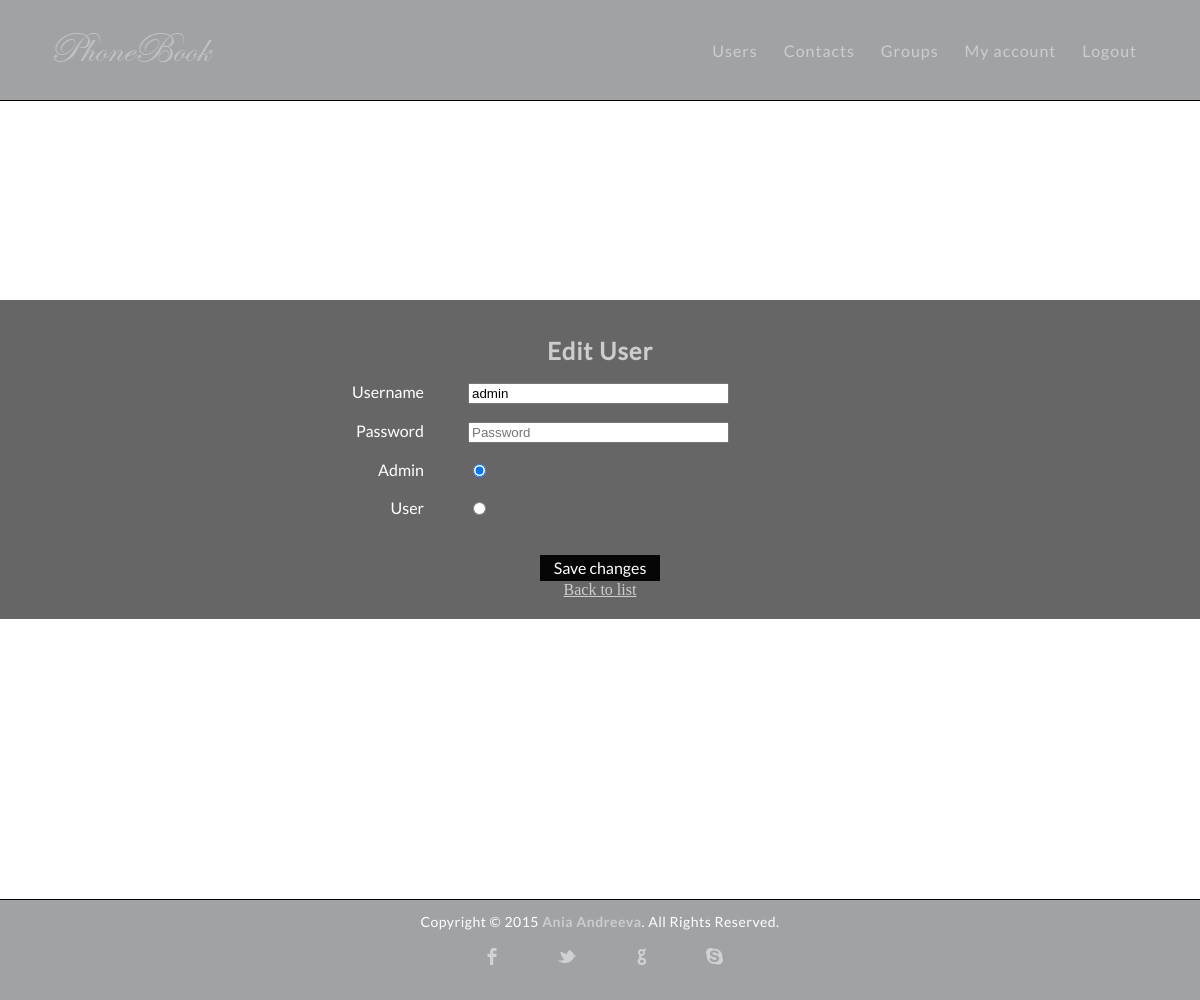
Page /edit_user.php?id=1 (signed in) on the committed database.
### tables this page shows
CREATE TABLE `users` (
  `id` int(11) NOT NULL,
  `is_admin` tinyint(1) NOT NULL,
  `username` varchar(150) NOT NULL,
  `password` varchar(150) NOT NULL
);

### repositories/users_repository.php (called while the page is built, shortened)
<?php
require_once 'models/user.php';
class UsersRepository
{
	private $connection;
	public function __construct()
	{
		$url='localhost';
		$dbUsername='root';
		$dbPass='';
		$dbName='phonebook';
		$this->connection = new mysqli($url, $dbUsername, $dbPass, $dbName);
		mysqli_set_charset($this->connection, 'utf8');
	}
	function getById($id){
		$users = $this->getAll();
		foreach ($users as $u) {
			if ($u->getId()==$id) {
				return $u;
			}
		}
		return null;
	}
	function getAll(){
		$result =$this->connection->query("SELECT * FROM `users` ORDER BY id");
		$users= array();
		while($row = $result->fetch_assoc()){
			$user= new User();
			$user-> setId($row["id"]);
			$user->setUsername($row["username"]);
			$user->setPassword($row["password"]);
			$user->setIsAdmin($row["is_admin"]);
			array_push($users, $user);
		}
		return $users;
	}
}

### models/user.php (called while the page is built, shortened)
<?php
class User
{
	private $id;
	private $username;
	private $is_admin;
	public function getId(){
		return $this->id;
	}
	public function getUsername(){
		return $this->username;
	}
	public function getIsAdmin()
	{
		return $this->is_admin;
	}
	public function setId($id){
		$this->id=$id;
	}
	public function setUsername($username){
		$this->username=$username;
	}
	public function setIsAdmin($is_admin)
	{
		$this->is_admin = $is_admin;
	}
}

### edit_user.php (the view, shortened to what this page needs)
<?php
require_once '/shared/header.php';
require_once '/repositories/users_repository.php';
    $usersRep= new UsersRepository();
    $user=$usersRep->getById($_GET['id']);
    if ($_SERVER['REQUEST_METHOD']==='POST'):
        $username = htmlspecialchars(trim($_POST['username']));
        $password = htmlspecialchars(trim($_POST['password']));
        $isAdmin = intval($_POST['is_admin']);
        if (empty($username)) {
            $_SESSION["error"] = "Username is required!";
            header('Location: edit_user.php?id=' . $user->getId());
            exit();
        }
        $user->setUsername($username);
        $user->setIsAdmin($isAdmin);
        if (!empty($password)) {
            $user->setPassword($password);
        }
        $usersRep->update($user);
        header('Location: users.php');
     else:
?>
 <div class="container-center" >
     <div class="wrapper">
         <h2>Edit User</h2>
        <form action="" method="POST" class="form">
            <div class="input-group">
                <label for="username">Username</label>
                <input type="text" name="username" required placeholder="Username" id="username" value="<?=$user->getUsername();?>"><br>
            </div>
            <div class="input-group">
                <label for="password">Password</label>
                <input type="password" name="password" placeholder="Password" id="password" /><br>
            </div>
            <div class="input-group clear-center">
                <input type="radio" name="is_admin" id="admin" value="1" <?= $user->getIsAdmin() == '1' ? "checked" : ""; ?> /><label for="admin">Admin</label><br>
            </div>
            <div class="input-group clear-center">
                <input type="radio" name="is_admin" id="user" value="0" <?= $user->getIsAdmin() == '0' ? "checked" : ""; ?> /><label for="user">User</label><br>
            </div>
            <input type="submit" value="Save changes" />
        </form>
         <a href="users.php">Back to list</a>
     </div>
 </div>
<?php
    endif;
require_once '/shared/footer.php';
?>

### css/styles.css (style rules this page uses)
html { position: relative; min-height: 100%; }
body { background: url('../img/bg.jpg') no-repeat center center fixed; background-size: cover; margin: 0 0 100px; }
.wrapper { max-width: 1100px; margin: 0 auto; position: relative; }
.wrapper:after { content: ""; clear: both; display: block; }
.wrapper a { color: #cdcdcd; }
h1, h2, h3, h4, h5 ,h6, p { color: #cdcdcd; font-family: "lato-regular", Helvetica, Arial, sans-serif; letter-spacing: 1px; }
h2 { font-size: 1.5em; margin: .75em 0 }
h1, h2, h3, h4, h5, h6 { font-weight: bolder }
.container-center { width: 100%; margin: 0 auto; text-align: center; position: absolute; top: 30%; background: rgba(0, 0, 0, .6); padding: 20px; box-sizing: border-box; }
.form div { margin: 18px 0; }
.form div:after { content: ""; clear: both; display: block; }
.clear-center { text-align: initial; }
.form label { width: 34%; margin-right: 4%; display: block; text-align: right; float: left; color: #fff; font-family: "lato-regular", Helvetica, Arial, sans-serif; }
.form input[type="text"], .form input[type="password"] { width: 23%; float: left; margin-right: 1%; }
.form input[type="submit"] { border: none; padding: 4px 14px; margin-top: 18px; font-size: 16px; font-family: "lato-regular", Helvetica, Arial, sans-serif; background: rgb(6, 6, 6); color: #fff; }
.input-group { margin: 1%; }

### rows in the picture
users: username "admin", is_admin "☑ Admin", is_admin "☐ User"
